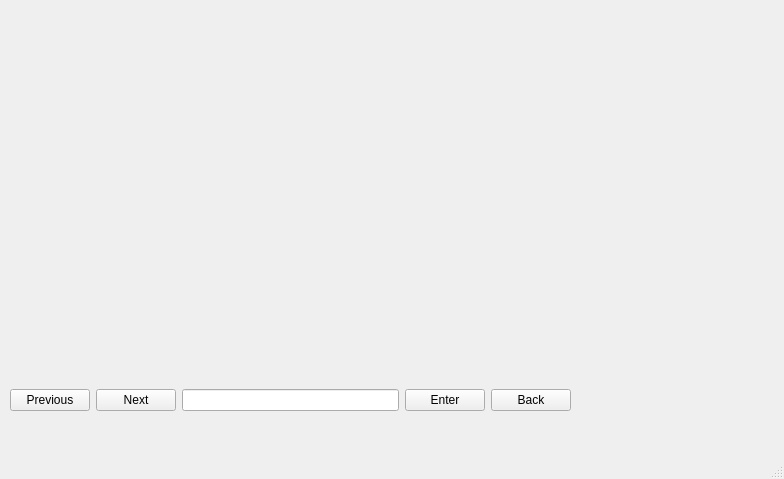
<?xml version="1.0" encoding="UTF-8"?>
<ui version="4.0">
 <class>inspection_window</class>
 <widget class="QMainWindow" name="inspection_window">
  <property name="geometry">
   <rect>
    <x>0</x>
    <y>0</y>
    <width>784</width>
    <height>479</height>
   </rect>
  </property>
  <property name="windowTitle">
   <string>Inpection Window - SPARK DNA</string>
  </property>
  <property name="windowIcon">
   <iconset>
    <normaloff>Spark DNA Logo.png</normaloff>Spark DNA Logo.png</iconset>
  </property>
  <widget class="QWidget" name="centralwidget">
   <widget class="QLabel" name="label">
    <property name="geometry">
     <rect>
      <x>30</x>
      <y>10</y>
      <width>461</width>
      <height>371</height>
     </rect>
    </property>
    <property name="text">
     <string/>
    </property>
    <property name="scaledContents">
     <bool>true</bool>
    </property>
   </widget>
   <widget class="QWidget" name="layoutWidget">
    <property name="geometry">
     <rect>
      <x>10</x>
      <y>380</y>
      <width>561</width>
      <height>41</height>
     </rect>
    </property>
    <layout class="QHBoxLayout" name="horizontalLayout_3">
     <item>
      <layout class="QHBoxLayout" name="horizontalLayout">
       <item>
        <widget class="QPushButton" name="previous_button">
         <property name="text">
          <string>Previous</string>
         </property>
         <property name="shortcut">
          <string>Left</string>
         </property>
        </widget>
       </item>
       <item>
        <widget class="QPushButton" name="next_button">
         <property name="text">
          <string>Next</string>
         </property>
         <property name="shortcut">
          <string>Right</string>
         </property>
        </widget>
       </item>
      </layout>
     </item>
     <item>
      <layout class="QHBoxLayout" name="horizontalLayout_2">
       <item>
        <widget class="QLineEdit" name="line_input"/>
       </item>
       <item>
        <widget class="QPushButton" name="enter_button">
         <property name="text">
          <string>Enter</string>
         </property>
         <property name="shortcut">
          <string>Return</string>
         </property>
        </widget>
       </item>
       <item>
        <widget class="QPushButton" name="back_button">
         <property name="text">
          <string>Back</string>
         </property>
         <property name="shortcut">
          <string>B</string>
         </property>
        </widget>
       </item>
      </layout>
     </item>
    </layout>
   </widget>
   <widget class="QWidget" name="verticalLayoutWidget">
    <property name="geometry">
     <rect>
      <x>580</x>
      <y>20</y>
      <width>181</width>
      <height>381</height>
     </rect>
    </property>
    <layout class="QVBoxLayout" name="verticalLayout"/>
   </widget>
  </widget>
  <widget class="QMenuBar" name="menubar">
   <property name="geometry">
    <rect>
     <x>0</x>
     <y>0</y>
     <width>784</width>
     <height>26</height>
    </rect>
   </property>
  </widget>
  <widget class="QStatusBar" name="statusbar"/>
 </widget>
 <resources/>
 <connections/>
</ui>
